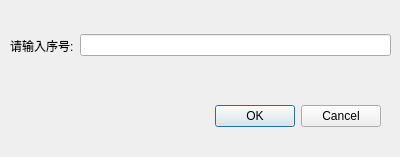
<?xml version="1.0" encoding="UTF-8"?>
<ui version="4.0">
 <class>Inquire</class>
 <widget class="QDialog" name="Inquire">
  <property name="geometry">
   <rect>
    <x>0</x>
    <y>0</y>
    <width>400</width>
    <height>157</height>
   </rect>
  </property>
  <property name="windowTitle">
   <string>Dialog</string>
  </property>
  <widget class="QDialogButtonBox" name="buttonBox">
   <property name="geometry">
    <rect>
     <x>40</x>
     <y>100</y>
     <width>341</width>
     <height>32</height>
    </rect>
   </property>
   <property name="orientation">
    <enum>Qt::Horizontal</enum>
   </property>
   <property name="standardButtons">
    <set>QDialogButtonBox::Cancel|QDialogButtonBox::Ok</set>
   </property>
  </widget>
  <widget class="QWidget" name="widget" native="true">
   <property name="geometry">
    <rect>
     <x>10</x>
     <y>10</y>
     <width>381</width>
     <height>71</height>
    </rect>
   </property>
   <layout class="QHBoxLayout" name="horizontalLayout">
    <item>
     <widget class="QLabel" name="label">
      <property name="text">
       <string>请输入序号:</string>
      </property>
     </widget>
    </item>
    <item>
     <widget class="QLineEdit" name="lineEdit"/>
    </item>
   </layout>
  </widget>
 </widget>
 <resources/>
 <connections>
  <connection>
   <sender>buttonBox</sender>
   <signal>accepted()</signal>
   <receiver>Inquire</receiver>
   <slot>accept()</slot>
   <hints>
    <hint type="sourcelabel">
     <x>248</x>
     <y>254</y>
    </hint>
    <hint type="destinationlabel">
     <x>157</x>
     <y>274</y>
    </hint>
   </hints>
  </connection>
  <connection>
   <sender>buttonBox</sender>
   <signal>rejected()</signal>
   <receiver>Inquire</receiver>
   <slot>reject()</slot>
   <hints>
    <hint type="sourcelabel">
     <x>316</x>
     <y>260</y>
    </hint>
    <hint type="destinationlabel">
     <x>286</x>
     <y>274</y>
    </hint>
   </hints>
  </connection>
 </connections>
</ui>
